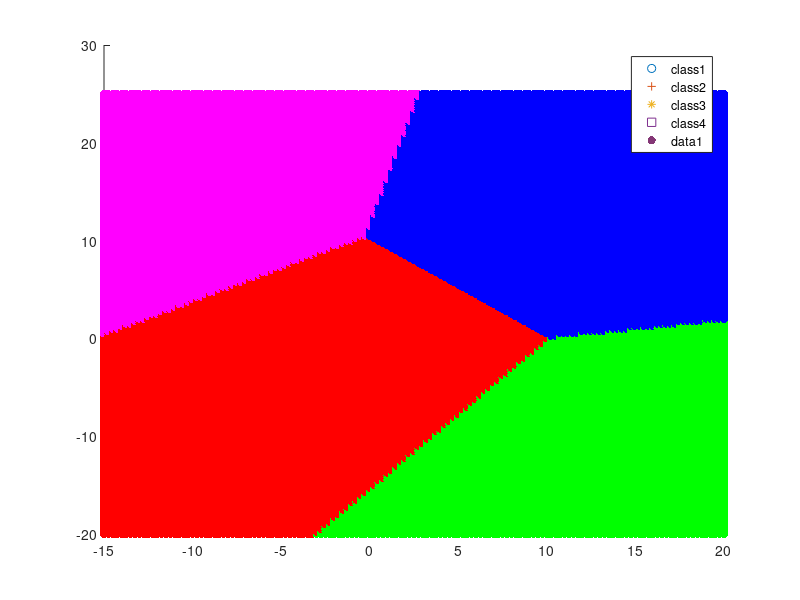

This figure's MATLAB source: (Note: this script raises an error after producing the figure.)
clc;
clear;
close all;

%% Loading the data
train1 = importdata('class1_train.txt');
test1 = importdata('class1_test.txt');
train2 = importdata('class2_train.txt');
test2 = importdata('class2_test.txt');
train3 = importdata('class3_train.txt');
test3 = importdata('class3_test.txt');
train4 = importdata('class4_train.txt');
test4 = importdata('class4_test.txt');

total_train = [train1; train2; train3; train4];
total_test = [test1; test2; test3; test4];
actual_class(1:size(total_test,1),1:1) = 0;
actual_class(1:100,1) = 1;
actual_class(101:200,1) = 2;
actual_class(201:300,1) = 3;
actual_class(301:400,1) = 4;
%% Code
mean1 = mean(train1);
% mean1 will be row vector containing the mean of each column
mean2 = mean(train2);
mean3 = mean(train3);
mean4 = mean(train4);


cov1 = cov(train1);
cov2 = cov(train1);
cov3 = cov(train1);
cov4 = cov(train1);

sigma_square = (trace(cov1) + trace(cov2) + trace(cov3) + trace(cov4))./8;
common_cov = [sigma_square 0; 0 sigma_square];

% C = cov(A)
% If A is a matrix whose columns represent random variables and whose rows 
% represent observations, C is the covariance matrix with the corresponding
% column variances along the diagonal.
% cov2 = cov(train2);
% cov3 = cov(train3);
% cov4 = cov(train4);

predicted_class(1:size(total_test,1),1:1) = 0;
for p = 1:size(total_test,1)
    x = total_test(p,:);
    pxy1 = 1;
    for j = 1:size(x,2)
        first_term = 1./sqrt(2*pi*common_cov(j,j));
        second_term = -0.5*(x(1,j)-mean1(1,j))^2 ./(common_cov(j,j));
        pxy1 = pxy1*(first_term)*exp(second_term);
    end
    pxy1 = pxy1*(size(train1,1)./size(total_train,1));

    pxy2 = 1;
    for j = 1:size(x,2)
        first_term = 1./sqrt(2*pi*common_cov(j,j));
        second_term = -0.5*(x(1,j)-mean2(1,j))^2 ./(common_cov(j,j));
        pxy2 = pxy2*(first_term)*exp(second_term);
    end
    pxy2 = pxy2*(size(train2,1)./size(total_train,1));

    pxy3 = 1;
    for j = 1:size(x,2)
        first_term = 1./sqrt(2*pi*common_cov(j,j));
        second_term = -0.5*(x(1,j)-mean3(1,j))^2 ./(common_cov(j,j));
        pxy3 = pxy3*(first_term)*exp(second_term);
    end
    pxy3 = pxy3*(size(train3,1)./size(total_train,1));

    pxy4 = 1;
    for j = 1:size(x,2)
        first_term = 1./sqrt(2*pi*common_cov(j,j));
        second_term = -0.5*(x(1,j)-mean4(1,j))^2 ./(common_cov(j,j));
        pxy4 = pxy4*(first_term)*exp(second_term);
    end
    pxy4 = pxy4*(size(train4,1)./size(total_train,1));

    pxy = [pxy1;pxy2;pxy3;pxy4];
    [B2,I2] = sort(pxy);
    % ascending order sorting
    predicted_class(p,1) = I2(end,1);
end
%% Post processing
% [C,order] = confusionmat(actual_class,predicted_class);
% accuracy = (sum(diag(C))./size(total_test,1))*100;
scatter(train1(:,1),train1(:,2),'red')
hold on
scatter(train2(:,1),train2(:,2),'blue','+')
hold on
scatter(train3(:,1),train3(:,2),'green','*')
hold on
scatter(train4(:,1),train4(:,2),'magenta','s')
hold on
legend('class1', 'class2','class3', 'class4','Location','Best');
%% Decision region
xrange(1:300,1) = 0;
yrange(1:300,1) = 0;
color_matrix(1:300,1:3) = 0;
i = 1;
for xvalue = -15:0.25:20
    for yvalue = -20:0.25:25
        xrange(i,1) = xvalue;
        yrange(i,1) = yvalue;
        point = [xvalue yvalue];
        pxy1 = 1;
        for j = 1:size(point,2)
            first_term = 1./sqrt(2*pi*common_cov(j,j));
            second_term = -0.5*(point(1,j)-mean1(1,j))^2 ./(common_cov(j,j));
            pxy1 = pxy1*(first_term)*exp(second_term);
        end
        pxy1 = pxy1*(size(train1,1)./size(total_train,1));

        pxy2 = 1;
        for j = 1:size(point,2)
            first_term = 1./sqrt(2*pi*common_cov(j,j));
            second_term = -0.5*(point(1,j)-mean2(1,j))^2 ./(common_cov(j,j));
            pxy2 = pxy2*(first_term)*exp(second_term);
        end
        pxy2 = pxy2*(size(train2,1)./size(total_train,1));

        pxy3 = 1;
        for j = 1:size(point,2)
            first_term = 1./sqrt(2*pi*common_cov(j,j));
            second_term = -0.5*(point(1,j)-mean3(1,j))^2 ./(common_cov(j,j));
            pxy3 = pxy3*(first_term)*exp(second_term);
        end
        pxy3 = pxy3*(size(train3,1)./size(total_train,1));

        pxy4 = 1;
        for j = 1:size(point,2)
            first_term = 1./sqrt(2*pi*common_cov(j,j));
            second_term = -0.5*(point(1,j)-mean4(1,j))^2 ./(common_cov(j,j));
            pxy4 = pxy4*(first_term)*exp(second_term);
        end
        pxy4 = pxy4*(size(train4,1)./size(total_train,1));

        pxy = [pxy1;pxy2;pxy3;pxy4];
        [~,I] = max(pxy);
        if I == 1
           color_matrix(i,:) = [1 0 0];%red
        else
            if I == 2
                color_matrix(i,:) = [0 0 1];%blue
            else
                if I == 3
                    color_matrix(i,:) = [0 1 0];%green
                else 
                    color_matrix(i,:) = [1 0 1];%magenta
                end
            end
        end
        i = i+1;
    end
end
% color_matrix_vector = char(color_matrix);
s = scatter(xrange,yrange,[],color_matrix,'filled');
s.Marker = 's';
% s.LineWidth = 0.01;
s.MarkerFaceAlpha = 0.05;
s.MarkerEdgeAlpha = 0.05;